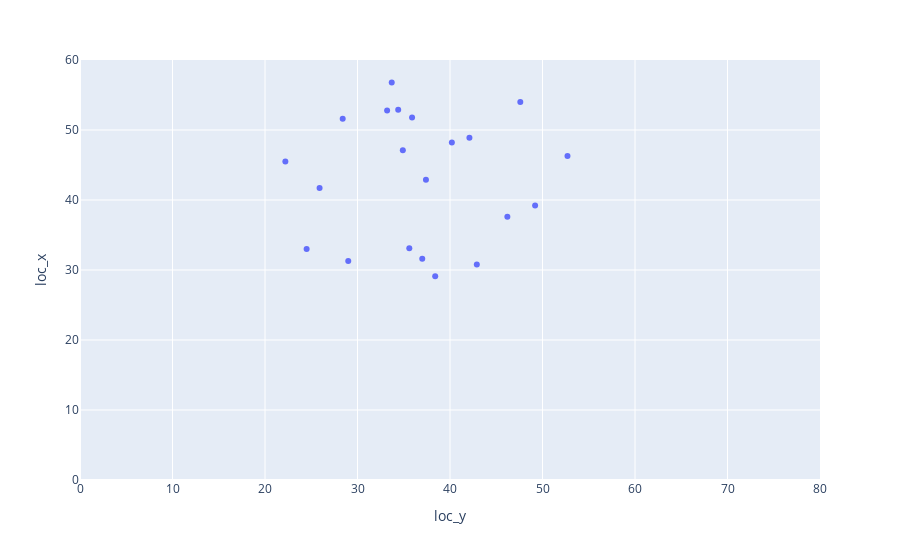

Write notebook code for a chart like this one.
### Markdown cell above
## Customizing Figures

The figure above is a barebones scatter plot, which in many cases is entirely adequate. In order to create the scatter plot, we need to pass the data source (the `shots` Data Frame), as well as the columns that will be used as x and y coordinates.

In this case, we also choose to assign the figure to a variable rather than display it immediately. We assign the figure to the variable `fig` (you might notice that I am not much good at creative naming...), and we then use the line `fig.show()` when we are ready to create the visualization.

As we look at this figure, we should notice that our figure is actually pretty hard to read as a graph of shots in a football match. `loc_y` is the lateral position on the field (yards from one sideline), and `loc_x` is the vertical position on the field (or distance from midfield). Perhaps we should rescale our shot map?

### Code cell
fig = px.scatter(shots, x='loc_y', y='loc_x', range_x=[0,80], range_y=[0,60])

fig.show()

### Figure 1 — Plotly figure (JSON) as saved in the notebook; plotly's stock layout.template omitted (floating-point values rounded to 4 significant figures)
{"data": [{"hovertemplate": "loc_y=%{x}<br>loc_x=%{y}<extra></extra>", "legendgroup": "", "marker": {"color": "#636efa", "symbol": "circle"}, "mode": "markers", "name": "", "orientation": "v", "showlegend": false, "type": "scatter", "x": [34.9, 35.9, 34.4, 49.2, 22.2, 29, 37, 33.7, 24.5, 40.2, 37.4, 42.1, 33.2, 47.6, 25.9, 38.4, 28.4, 35.6, 46.2, 52.7, 42.9], "xaxis": "x", "y": [47.1, 51.8, 52.9, 39.2, 45.5, 31.3, 31.6, 56.8, 33, 48.2, 42.9, 48.9, 52.8, 54, 41.7, 29.1, 51.6, 33.1, 37.6, 46.3, 30.8], "yaxis": "y"}], "layout": {"legend": {"tracegroupgap": 0}, "margin": {"t": 60}, "xaxis": {"anchor": "y", "domain": [0, 1], "range": [0, 80], "title": {"text": "loc_y"}}, "yaxis": {"anchor": "x", "domain": [0, 1], "range": [0, 60], "title": {"text": "loc_x"}}}}
